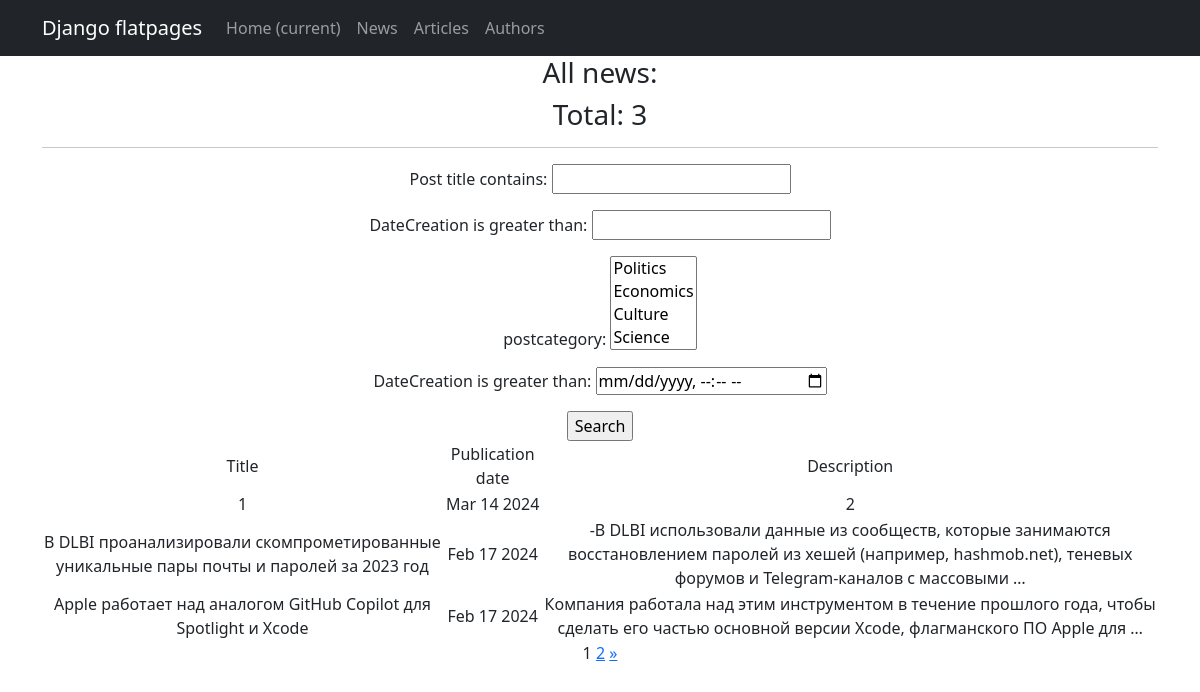
Screenshot of /post/search/ with the database file from the repository.
### newapp/models.py (models this page shows, shortened)
class Post(models.Model):
    author = models.ForeignKey(Author, on_delete=models.CASCADE)
    NEWS = 'NW'
    ARTICLE = 'AR'
    CATEGORY_CHOICES = (
        (NEWS, 'Новость'),
        (ARTICLE, 'Статья'),
    )
    categoryType = models.CharField(max_length=2, choices=CATEGORY_CHOICES, default=ARTICLE)
    dateCreation = models.DateTimeField(auto_now_add=True)
    postCategory = models.ManyToManyField(Category, through='PostCategory', verbose_name=_('post categories'))
    title = models.CharField(max_length=128, verbose_name=_('post title'))
    text = models.TextField(verbose_name=_('text body'))
    rating = models.SmallIntegerField(default=0)

### newapp/views.py (the view)
# urls.py: path('post/search/', PostsSearch.as_view(), name='post_search'),
class PostsSearch(ListView):
    model = Post
    ordering = '-dateCreation'
    template_name = 'post_search.html'
    context_object_name = 'news'
    paginate_by = 3
    def get_queryset(self):
        queryset = super().get_queryset()
        self.filterset = PostFilter(self.request.GET, queryset)
        return self.filterset.qs
    def get_context_data(self, **kwargs):
        context = super().get_context_data(**kwargs)
        context['filterset'] = self.filterset
        return context

### newapp/models.py (called while the page is built)
    def __str__(self):
        return self.name.title()

### newapp/templatetags/custom_filters.py (called while the page is built)
@register.filter()
def censor(value):
    for word in censored_words:
        value = value.replace(word, '*' * len(word))
    return value

@register.simple_tag(takes_context=True)
def url_replace(context, **kwargs):
    d = context['request'].GET.copy()
    for k, v in kwargs.items():
        d[k] = v
    return d.urlencode()

### templates/post_search.html (shortened to what this page needs)
{% extends 'flatpages/default.html' %}
{% load custom_filters %}
{% load i18n %}
{% block content %}
<h3>{% trans 'All news:' %}</h3>
<h3>{% trans 'Total:' %} {{ news|length }}</h3>
<hr>
<form action ="" method="get">
    {{ filterset.form.as_p }}
    <input type="submit" value="{% trans 'Search' %}" />
</form>
{% if news %}
<table>
    <tr>
    <td>{% trans 'Title' %}</td>
    <td>{% trans 'Publication date' %}</td>
    <td>{% trans 'Description' %}</td>
    </tr>
    {% for i in news %}
    <tr>
        <td>{{ i.title}} </td>
        <td>{{ i.dateCreation|date:'M d Y' }}</td>
        <td>{{ i.text|truncatewords:20 }}</td>
    </tr>
    {% endfor %}
</table>
{% else %}
<h2> {% trans 'Nothing here' %}</h2>
{% endif %}
{{ page_obj.number }}
{% if page_obj.has_next %}
<a href="?{% url_replace page=page_obj.next_page_number %}">{{ page_obj.next_page_number }}</a>
<a href="?page={{ page_obj.paginator.num_pages }}"> &raquo;</a>
{% endif %}
{% endblock content %}

### rows the page displays
Post: title "1", dateCreation "Mar 14 2024", text "2"
Post: title "В DLBI проанализировали скомпрометированные уникальные пары почты и паролей за 2023 год", dateCreation "Feb 17 2024", text "-В DLBI использовали данные из сообществ, которые занимаются восстановлением паролей из хешей (например, hashmob.net), теневых форумов и Telegram-каналов с массовыми …"
Post: title "Apple работает над аналогом GitHub Copilot для Spotlight и Xcode", dateCreation "Feb 17 2024", text "Компания работала над этим инструментом в течение прошлого года, чтобы сделать его частью основной версии Xcode, флагманского ПО Apple для …"

### other values shown
{{ news|length }} "3"
{{ page_obj.number }} "1"
{{ page_obj.next_page_number }} "2"
